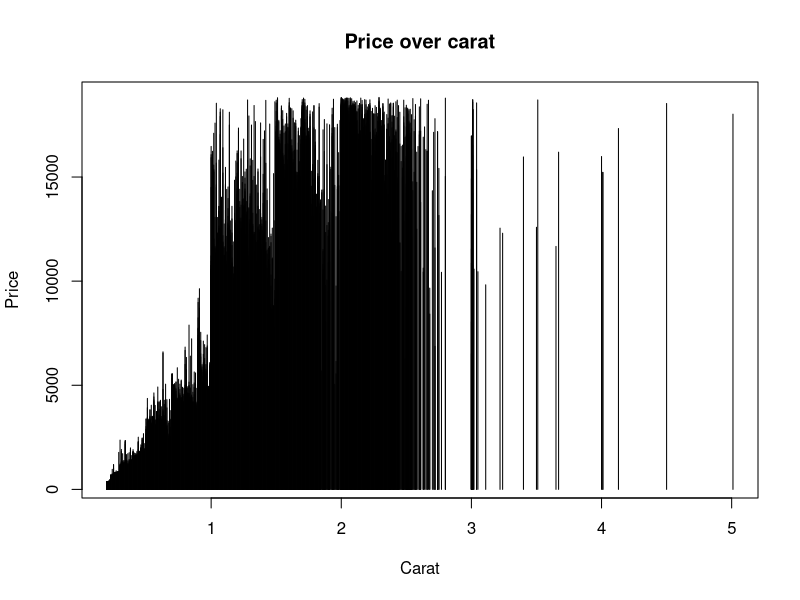
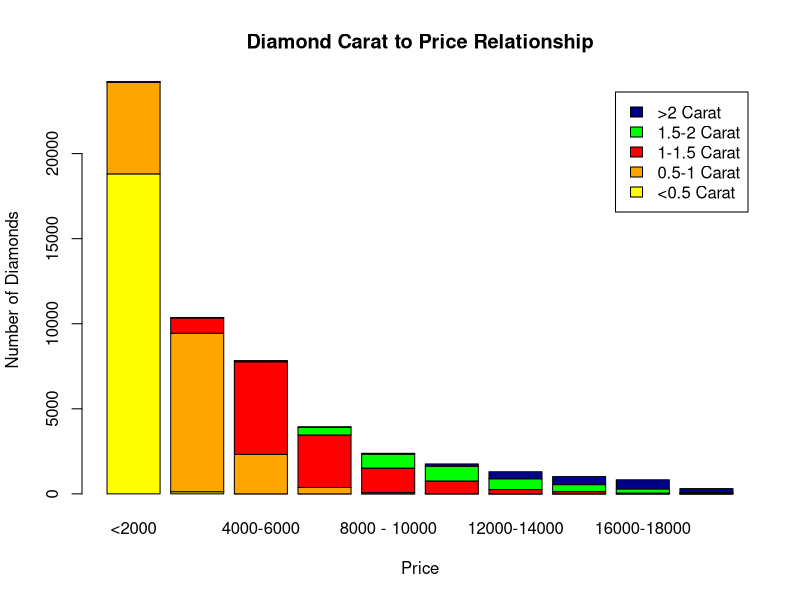

Write the R code that produced these figures, in order.
# TASK 1: MANIPULATION
#1.1
install.packages("ggplot2")
library(ggplot2)
data("diamonds")

#1.2
help(diamonds)
str(diamonds)

#1.3
#Subsetting the bestColor dataframe with color "D"
bestColor <- data.frame(subset(diamonds, color=="D"))
#Removing the color variable
bestColor <- subset(bestColor, select = -color)
#Ordering by first carat, then price in decreasing order
bestColor[with(bestColor, order(carat, price, decreasing = TRUE)),]
#Saving dataframe with row names in workdirectory
write.table(bestColor,"johannesmehlem.txt", sep="\t", row.names = TRUE, col.names = NA)
#Check the number of rows in the dataframe
NROW(bestColor)
#Check the number of variables in the dataframe
NCOL(bestColor)

#1.4
#Function with for loop
countESI2 <- function(n)  {
  k <- 0
  for(i in 1:n) {
    if(diamonds$color[i]=="E" & diamonds$clarity[i]=="SI2") {
      k <- k + 1  }
  }
  return(k)
}
countESI2(50)
countESI2(150)

#1.5
#Function avoiding for loop
countESI2alt <- function(n) {
  k <- 0
  diamondsColorSub <- diamonds$color[1:n]
  diamondsClaritySub <- diamonds$clarity[1:n]
  k <-ifelse(diamondsColorSub=="E" & diamondsClaritySub=="SI2", k + 1, 0) 
  sum(k)
}
countESI2alt(50)
countESI2alt(150)
  

#TASK 2: ANALYSIS
#2.1
#Sorting the diamonds by price
priceDiamonds<- diamonds[with(diamonds, order(price, decreasing = T)),]
#Isolating the row of the most expensive diamond
maxPriceDiamond <- priceDiamonds[1,]
#Calculating the size of the most expensive diamond
sizeMaxPriceDiamond <- maxPriceDiamond[,8] * maxPriceDiamond[,9] * maxPriceDiamond[,10]
sizeMaxPriceDiamond

#Finding the row of the diamond price USD 1344
rowUSDprice <- diamonds$price == "1344"
#Calculating the size of that specific diamond
sizeUSDprice <- diamonds$x[rowUSDprice] * diamonds$y[rowUSDprice] * diamonds$z[rowUSDprice]
sizeUSDprice

#2.2
#Subsetting for "Ideal" cut
idealCut <- subset(diamonds, cut == "Ideal")
#Ordering by price in decreasing order
idealCut <- idealCut[with(idealCut, order(price, decreasing = T)),]
#Showing the price of the first 7 rows of idealCut list
idealCut[1:7,7]

#2.3
#Finding the best clarity
head(diamonds$clarity)
#Subsetting for "Ideal" cut, best color and best clarity
CCCbest <- subset(diamonds, cut == "Ideal" & color == "E" & clarity == "SI2")
#Counting the number of rows of subsetted list for which the three given conditions are true
CCCbestcount <- NROW(CCCbest)
CCCbestcount

#2.4
#Creating a dataframe with clarity and color
clarityColordf <- data.frame(diamonds$clarity, diamonds$color)
clarityColor <- table(clarityColordf)
#Printing combination frequency table
clarityColor
#Finding the value of the most common combination
clarityColorMax <-max(clarityColor)
clarityColorMax

#2.5
#Selecting occurences color F and VS1 clarity
colorFVS1clarity <- clarityColor[5,3]
#Calculating probabily of occurence of selected combination
colorFVS1clarity / sum(clarityColor)


#TASK 3: CREATIVITY
#Plotting carat against price
plot(diamonds$carat, diamonds$price, type = "h", main = "Price over carat", 
     xlab = "Carat", ylab = "Price")
#Subsetting carat and price
caratPriceDf <- data.frame(diamonds$carat, diamonds$price)
#Using cut to create factors from a list of bins
caratBins <- cut(diamonds$carat, c(0, 0.5, 1, 1.5, 2, 5), 
    labels = c('<0.5', '0.5-1', '1-1.5', '1.5-2', '>2'))
priceBins<- cut(diamonds$price, c(0, 2000, 4000, 6000, 8000, 10000, 12000, 14000, 16000, 18000,30000), 
    labels = c('<2000', '2000-4000','4000-6000','6000-8000','8000 - 10000',
               '10000-12000', '12000-14000', '14000-16000','16000-18000', '>18000'))
caratPrice <- table(caratBins, priceBins)
caratPrice
write.csv(caratPrice,"caratPrice.csv", row.names = TRUE, col.names = NA)
#Percentage of diamonds less than 0.5 carat
caratLess0.5 <- sum(caratPrice[1,])
percCaratLess0.5 <- caratLess0.5/sum(caratPrice)
percCaratLess0.5
#Percentage of diamonds less than 1 carat
caratLess1 <- sum(caratPrice[1:2,])
percCaratLess1 <- caratLess1/sum(caratPrice)
percCaratLess1
#Barplot for "Diamond Carat to Price Relationship"
barplot(caratPrice, xlab="Price", ylab="Number of Diamonds", main = "Diamond Carat to Price Relationship", 
        col=c("yellow", "orange", "red", "green", "darkblue"), legend = c("<0.5 Carat", "0.5-1 Carat", 
        "1-1.5 Carat", "1.5-2 Carat", ">2 Carat"))
